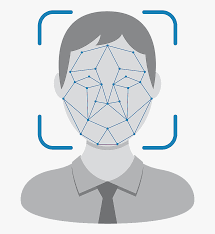
#> input picture FaceRecognition-GUI-APP/homepagepic.png, 215 x 234 px
$ python -i spoofing_detection.py   (imports and definitions only)   (older library calls are emulated)
#> lines starting #> are read from the running program, lines starting #| are printed output that depends on the picture; after the words box and inside, x2 and y2 are one past the last pixel; in counts of white or black regions, pixels touching at a corner belong together
#> further down, picture is the input picture: shape (234, 215, 3); mean B, G, R 221.7, 219.4, 216.6
import cv2
import numpy as np

class SpoofingDetector:
    def __init__(self):
        # Parameters for spoofing detection
        self.reflection_threshold = 0.2  # Threshold for reflection detection
        self.texture_threshold = 25      # Threshold for texture analysis
        self.face_area_min = 5000        # Minimum face area to consider valid

    def detect_spoofing(self, frame):
        """
        Detect potential spoofing attempts using reflection analysis and texture analysis

        Args:
            frame: Input frame from camera

        Returns:
            tuple: (is_spoofing, confidence, analysis_image)
                   is_spoofing: True if spoofing detected
                   confidence: Confidence level (0-100)
                   analysis_image: Frame with detection annotations
        """
        # Convert to grayscale
        gray = cv2.cvtColor(frame, cv2.COLOR_BGR2GRAY)
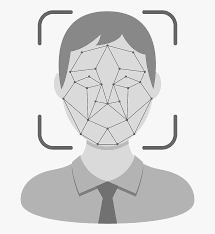
#> gray: shape (234, 215); min 83, max 255, mean 218.9

        # Create analysis image
        analysis_img = frame.copy()

        # 1. Reflection Analysis
        # Calculate reflection by looking for bright spots
        _, bright_spots = cv2.threshold(gray, 220, 255, cv2.THRESH_BINARY)
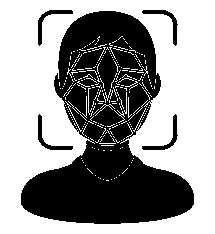
#> bright_spots: shape (234, 215); 59.7% white; 5 black regions, box (x1, y1, x2, y2) and area: (21, 11, 194, 224) 19307, (38, 10, 73, 46) 244, (142, 10, 178, 46) 244, (142, 114, 178, 150) 244, (38, 114, 73, 150) 243
        reflection_area = cv2.countNonZero(bright_spots)
#> reflection_area = 30028
        total_area = gray.size
#> total_area = 50310
        reflection_ratio = reflection_area / total_area
#> reflection_ratio = 0.597

        # 2. Texture Analysis
        # Use Laplacian variance to measure texture quality
        laplacian = cv2.Laplacian(gray, cv2.CV_64F)
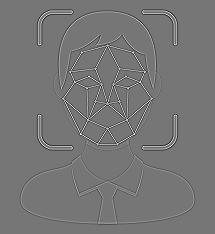
#> laplacian: shape (234, 215) float64; min -321, max 372, mean 0; drawn with min black and max white
        texture_score = np.var(laplacian)
#> texture_score = 1727

        # 3. Face Area Check
        face_cascade = cv2.CascadeClassifier(cv2.data.haarcascades + 'haarcascade_frontalface_default.xml')
        faces = face_cascade.detectMultiScale(gray, 1.3, 5)
#> faces = ()

        if len(faces) == 0:
            return True, 100, analysis_img  # No face detected - likely spoofing

        (x, y, w, h) = faces[0]
        face_area = w * h

        # Draw detection areas on analysis image
        cv2.rectangle(analysis_img, (x, y), (x+w, y+h), (0, 255, 255), 2)
        cv2.putText(analysis_img, f"Reflection: {reflection_ratio:.2f}", (10, 30),
                   cv2.FONT_HERSHEY_SIMPLEX, 0.8, (0, 255, 255), 2)
        cv2.putText(analysis_img, f"Texture: {texture_score:.1f}", (10, 60),
                   cv2.FONT_HERSHEY_SIMPLEX, 0.8, (0, 255, 255), 2)

        # Decision logic
        is_spoofing = False
        confidence = 0

        # High reflection ratio indicates possible photo with glass/reflection
        if reflection_ratio > self.reflection_threshold:
            is_spoofing = True
            confidence += 40
            cv2.putText(analysis_img, "High Reflection!", (x, y-40),
                       cv2.FONT_HERSHEY_SIMPLEX, 0.8, (0, 0, 255), 2)

        # Low texture score indicates possible printed photo
        if texture_score < self.texture_threshold:
            is_spoofing = True
            confidence += 40
            cv2.putText(analysis_img, "Low Texture!", (x, y-70),
                       cv2.FONT_HERSHEY_SIMPLEX, 0.8, (0, 0, 255), 2)

        # Small face area might indicate photo held at distance
        if face_area < self.face_area_min:
            is_spoofing = True
            confidence += 20
            cv2.putText(analysis_img, "Small Face Area!", (x, y-100),
                       cv2.FONT_HERSHEY_SIMPLEX, 0.8, (0, 0, 255), 2)

        # Cap confidence at 100
        confidence = min(100, confidence)

        return is_spoofing, confidence, analysis_img

>>> import cv2
>>> picture = cv2.imread('homepagepic.png')
>>> result = SpoofingDetector().detect_spoofing(picture)
